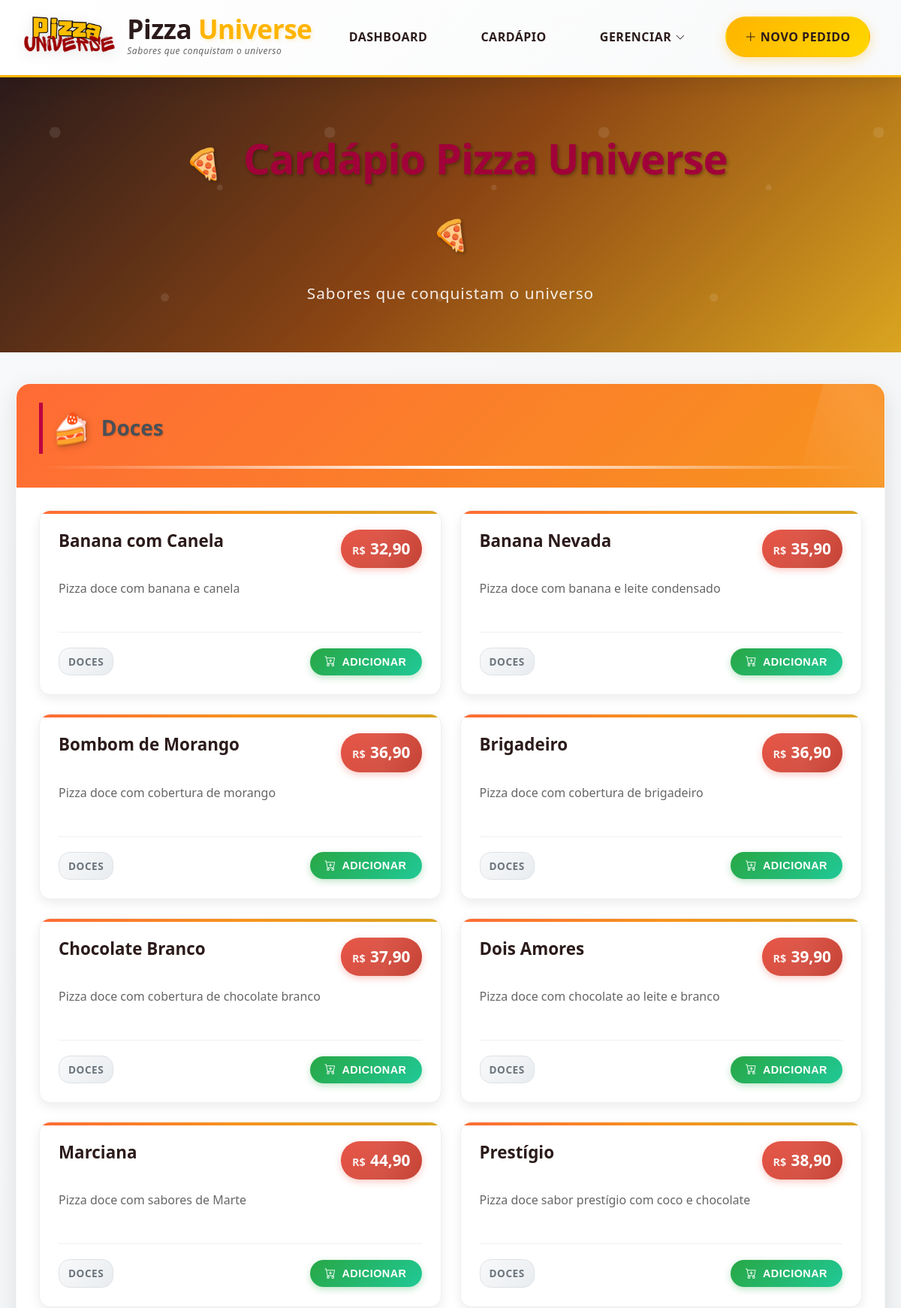
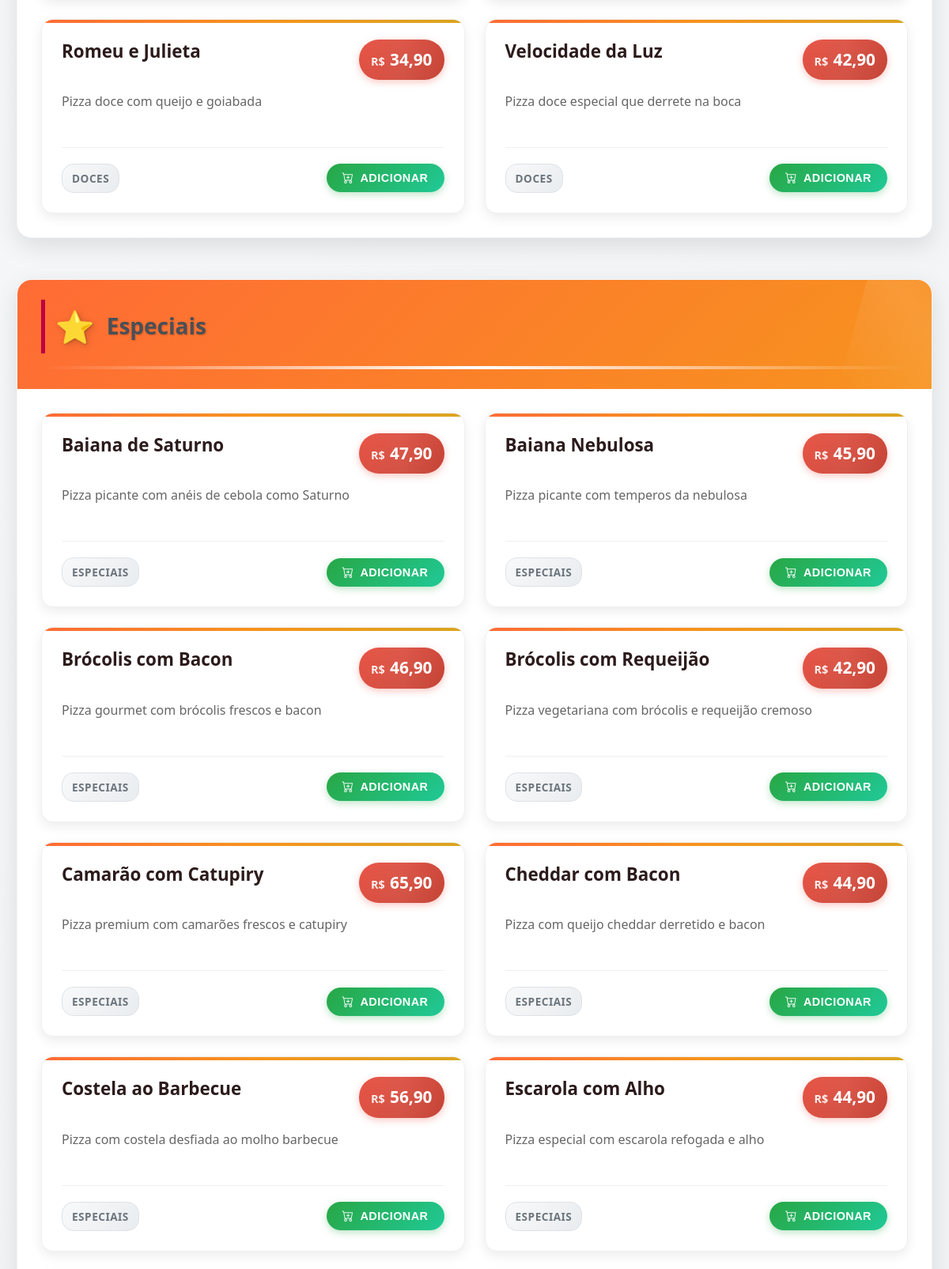
/?page=menu (signed in, upper part), run on the app's committed database (2 pictures, top to bottom).
### tables this page shows
CREATE TABLE IF NOT EXISTS pizzas (
    id INT AUTO_INCREMENT PRIMARY KEY,
    name VARCHAR(100) NOT NULL,
    description TEXT NOT NULL,
    price DECIMAL(10,2) NOT NULL,
    category VARCHAR(50) NOT NULL,
    created_at TIMESTAMP DEFAULT CURRENT_TIMESTAMP,
    updated_at TIMESTAMP DEFAULT CURRENT_TIMESTAMP ON UPDATE CURRENT_TIMESTAMP
);

### controllers/PizzaController.php (called while the page is built, shortened)
<?php
abstract class PizzaController
{
    public static function getMenuPizzas(): array
    {
        $pizzas = PizzaDao::findAll();
        $pizzasByCategory = [];
        foreach ($pizzas as $pizza) {
            $pizzasByCategory[$pizza->category][] = $pizza;
        }
        return $pizzasByCategory;
    }
    public static function menu(): void
    {
        $pizzasByCategory = self::getMenuPizzas();
        PizzaView::renderPublicMenu($pizzasByCategory);
    }
}

### views/pages/pizzas/menu.php (called while the page is built, shortened)
<?php
PizzaController::menu();

### views/pages/pizzas/index.php (called while the page is built, shortened)
<?php
$action = $_GET['action'] ?? 'list';
match ($action) {
    'create' => require __DIR__ . '/create.php',
    'edit' => require __DIR__ . '/edit.php',
    'menu' => require __DIR__ . '/menu.php',
    'delete' => PizzaController::delete(),
    default => PizzaController::delete()
};

### dal/PizzaDAO.php (called while the page is built, shortened)
<?php
abstract class PizzaDao
{
    public static function findAll(): array
    {
        try {
            $pdo = Connection::getConnection();
            $stmt = $pdo->prepare("SELECT * FROM pizzas ORDER BY category, name");
            $stmt->execute();
            $res = $stmt->fetchAll(PDO::FETCH_ASSOC);
            $pizzas = [];
            foreach ($res as $data) {
                $pizzas[] = new Pizza(
                    (int) $data["id"],
                    $data["name"],
                    $data["description"],
                    (float) $data["price"],
                    $data["category"]
                );
            }
            return $pizzas;
        } catch (\PDOException $e) {
            throw new PDOException("Erro ao listar pizzas: " . $e->getMessage());
        }
    }
}

### models/Pizza.php (called while the page is built, shortened)
<?php
class Pizza
{
    public function __construct(int $id, string $name = "", string $description = "", float $price = 0.0, string $category = "")
    {
        $this->id = $id;
        $this->name = $name;
        $this->description = $description;
        $this->price = $price;
    }
    public function __get(string $attr): mixed
    {
        if (property_exists($this, $attr)) {
            return $this->$attr;
        }
        throw new InvalidArgumentException("Property '{$attr}' does not exist");
    }
}

### views/PizzaView.php (the view, shortened to what this page needs)
<?php
abstract class PizzaView
{
?>
    <?php
    public static function renderPublicMenu(array $pizzasByCategory): void
    {
    ?>
        <main class="menu-container">
            <section class="menu-hero">
                <div class="menu-hero-content">
                    <h1 class="menu-title">
                        <span class="menu-icon">🍕</span>
                        Cardápio Pizza Universe
                        <span class="menu-icon">🍕</span>
                    </h1>
                    <p class="menu-subtitle">Sabores que conquistam o universo</p>
                </div>
            </section>
            <div class="menu-content">
                <?php foreach ($pizzasByCategory as $category => $pizzas): ?>
                    <div class="menu-category">
                        <div class="category-header">
                            <h2 class="category-title">
                                <span class="category-icon">
                                    <?php
                                    echo match (strtolower($category)) {
                                        'tradicionais' => '🏛️',
                                        'especiais' => '⭐',
                                        'doces' => '🍰',
                                        'vegetarianas' => '🌱',
                                        'premium' => '💎',
                                        default => '🍕'
                                    };
                                    ?>
                                </span>
                                <?= htmlspecialchars($category) ?>
                            </h2>
                            <div class="category-line"></div>
                        </div>
                        <div class="pizzas-grid">
                            <?php foreach ($pizzas as $pizza): ?>
                                <div class="menu-pizza-card">
                                    <div class="pizza-card-content">
                                        <div class="pizza-header">
                                            <h3 class="pizza-name"><?= htmlspecialchars($pizza->name) ?></h3>
                                            <div class="pizza-price-tag">
                                                <span class="currency">R$</span>
                                                <span class="price"><?= number_format($pizza->price, 2, ',', '.') ?></span>
                                            </div>
                                        </div>
                                        <p class="pizza-description"><?= htmlspecialchars($pizza->description) ?></p>
                                        <div class="pizza-footer">
                                            <div class="pizza-category-badge">
                                                <?= htmlspecialchars($category) ?>
                                            </div>
                                            <button class="add-to-cart-btn" onclick="addToCart(<?= $pizza->id ?>)">
                                                <i class="bi bi-cart-plus"></i>
                                                Adicionar
                                            </button>
                                        </div>
                                    </div>
                                </div>
                            <?php endforeach; ?>
                        </div>
                    </div>
                <?php endforeach; ?>
            </div>
        </main>
<?php
    }
}

### assets/stylesheets/style.css (style rules this page uses)
* { margin: 0; padding: 0; box-sizing: border-box; }
html { scroll-behavior: smooth; }
body { font-family: 'Poppins', 'Segoe UI', Tahoma, Geneva, Verdana, sans-serif; background: linear-gradient(135deg, #f4f3f2 0%, #fffcfb 100%); color: #2c1b1b; font-size: 16px; line-height: 1.7; }
.menu-title { font-size: 2.5rem; color: #a10139; text-align: center; margin-bottom: 2rem; font-weight: bold; }
.menu-category { margin-bottom: 2.5rem; }
.menu-category h2 { font-size: 1.75rem; color: #495057; margin-bottom: 1rem; border-left: 5px solid #bd0042; padding-left: 0.8rem; }

### data on the page
pizzas: name "Banana com Canela", price "32,90", description "Pizza doce com banana e canela", category "DOCES"
pizzas: name "Banana Nevada", price "35,90", description "Pizza doce com banana e leite condensado", category "DOCES"
pizzas: name "Bombom de Morango", price "36,90", description "Pizza doce com cobertura de morango", category "DOCES"
pizzas: name "Brigadeiro", price "36,90", description "Pizza doce com cobertura de brigadeiro", category "DOCES"
pizzas: name "Chocolate Branco", price "37,90", description "Pizza doce com cobertura de chocolate branco", category "DOCES"
pizzas: name "Dois Amores", price "39,90", description "Pizza doce com chocolate ao leite e branco", category "DOCES"
pizzas: name "Marciana", price "44,90", description "Pizza doce com sabores de Marte", category "DOCES"
pizzas: name "Prestígio", price "38,90", description "Pizza doce sabor prestígio com coco e chocolate", category "DOCES"
pizzas: name "Romeu e Julieta", price "34,90", description "Pizza doce com queijo e goiabada", category "DOCES"
pizzas: name "Velocidade da Luz", price "42,90", description "Pizza doce especial que derrete na boca", category "DOCES"
pizzas: name "Baiana de Saturno", price "47,90", description "Pizza picante com anéis de cebola como Saturno", category "ESPECIAIS"
pizzas: name "Baiana Nebulosa", price "45,90", description "Pizza picante com temperos da nebulosa", category "ESPECIAIS"
pizzas: name "Brócolis com Bacon", price "46,90", description "Pizza gourmet com brócolis frescos e bacon", category "ESPECIAIS"
pizzas: name "Brócolis com Requeijão", price "42,90", description "Pizza vegetariana com brócolis e requeijão cremoso", category "ESPECIAIS"
pizzas: name "Camarão com Catupiry", price "65,90", description "Pizza premium com camarões frescos e catupiry", category "ESPECIAIS"
pizzas: name "Cheddar com Bacon", price "44,90", description "Pizza com queijo cheddar derretido e bacon", category "ESPECIAIS"
pizzas: name "Costela ao Barbecue", price "56,90", description "Pizza com costela desfiada ao molho barbecue", category "ESPECIAIS"
pizzas: name "Escarola com Alho", price "44,90", description "Pizza especial com escarola refogada e alho", category "ESPECIAIS"

### other printed values
$category "Doces"
$category "Especiais"
